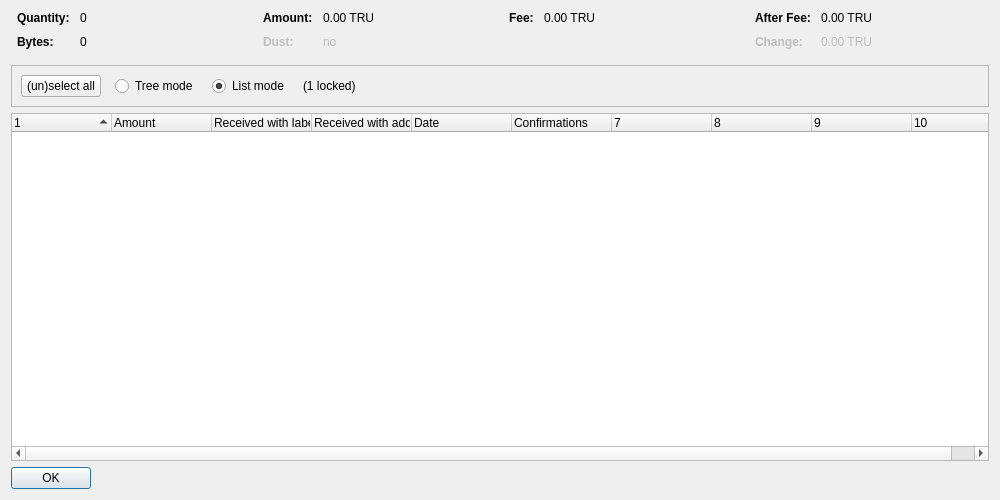
<?xml version="1.0" encoding="UTF-8"?>
<ui version="4.0">
 <class>CoinControlDialog</class>
 <widget class="QDialog" name="CoinControlDialog">
  <property name="geometry">
   <rect>
    <x>0</x>
    <y>0</y>
    <width>1000</width>
    <height>500</height>
   </rect>
  </property>
  <property name="windowTitle">
   <string>Coin Selection</string>
  </property>
  <layout class="QVBoxLayout" name="verticalLayout">
   <item>
    <layout class="QHBoxLayout" name="horizontalLayoutTop" stretch="0,0,0,0">
     <property name="topMargin">
      <number>0</number>
     </property>
     <property name="bottomMargin">
      <number>10</number>
     </property>
     <item>
      <layout class="QFormLayout" name="formLayoutCoinControl1">
       <property name="horizontalSpacing">
        <number>10</number>
       </property>
       <property name="verticalSpacing">
        <number>10</number>
       </property>
       <property name="leftMargin">
        <number>6</number>
       </property>
       <property name="rightMargin">
        <number>6</number>
       </property>
       <item row="0" column="0">
        <widget class="QLabel" name="labelCoinControlQuantityText">
         <property name="font">
          <font>
           <weight>75</weight>
           <bold>true</bold>
          </font>
         </property>
         <property name="text">
          <string>Quantity:</string>
         </property>
        </widget>
       </item>
       <item row="0" column="1">
        <widget class="QLabel" name="labelCoinControlQuantity">
         <property name="cursor">
          <cursorShape>IBeamCursor</cursorShape>
         </property>
         <property name="contextMenuPolicy">
          <enum>Qt::ActionsContextMenu</enum>
         </property>
         <property name="text">
          <string notr="true">0</string>
         </property>
         <property name="textInteractionFlags">
          <set>Qt::LinksAccessibleByMouse|Qt::TextSelectableByKeyboard|Qt::TextSelectableByMouse</set>
         </property>
        </widget>
       </item>
       <item row="1" column="0">
        <widget class="QLabel" name="labelCoinControlBytesText">
         <property name="font">
          <font>
           <weight>75</weight>
           <bold>true</bold>
          </font>
         </property>
         <property name="text">
          <string>Bytes:</string>
         </property>
        </widget>
       </item>
       <item row="1" column="1">
        <widget class="QLabel" name="labelCoinControlBytes">
         <property name="cursor">
          <cursorShape>IBeamCursor</cursorShape>
         </property>
         <property name="contextMenuPolicy">
          <enum>Qt::ActionsContextMenu</enum>
         </property>
         <property name="text">
          <string notr="true">0</string>
         </property>
         <property name="textInteractionFlags">
          <set>Qt::LinksAccessibleByMouse|Qt::TextSelectableByKeyboard|Qt::TextSelectableByMouse</set>
         </property>
        </widget>
       </item>
      </layout>
     </item>
     <item>
      <layout class="QFormLayout" name="formLayoutCoinControl2">
       <property name="horizontalSpacing">
        <number>10</number>
       </property>
       <property name="verticalSpacing">
        <number>10</number>
       </property>
       <property name="leftMargin">
        <number>6</number>
       </property>
       <property name="rightMargin">
        <number>6</number>
       </property>
       <item row="0" column="0">
        <widget class="QLabel" name="labelCoinControlAmountText">
         <property name="font">
          <font>
           <weight>75</weight>
           <bold>true</bold>
          </font>
         </property>
         <property name="text">
          <string>Amount:</string>
         </property>
        </widget>
       </item>
       <item row="0" column="1">
        <widget class="QLabel" name="labelCoinControlAmount">
         <property name="cursor">
          <cursorShape>IBeamCursor</cursorShape>
         </property>
         <property name="contextMenuPolicy">
          <enum>Qt::ActionsContextMenu</enum>
         </property>
         <property name="text">
          <string notr="true">0.00 TRU</string>
         </property>
         <property name="textInteractionFlags">
          <set>Qt::LinksAccessibleByMouse|Qt::TextSelectableByKeyboard|Qt::TextSelectableByMouse</set>
         </property>
        </widget>
       </item>
       <item row="1" column="0">
        <widget class="QLabel" name="labelCoinControlLowOutputText">
         <property name="enabled">
          <bool>false</bool>
         </property>
         <property name="font">
          <font>
           <weight>75</weight>
           <bold>true</bold>
          </font>
         </property>
         <property name="text">
          <string>Dust:</string>
         </property>
        </widget>
       </item>
       <item row="1" column="1">
        <widget class="QLabel" name="labelCoinControlLowOutput">
         <property name="enabled">
          <bool>false</bool>
         </property>
         <property name="cursor">
          <cursorShape>IBeamCursor</cursorShape>
         </property>
         <property name="contextMenuPolicy">
          <enum>Qt::ActionsContextMenu</enum>
         </property>
         <property name="text">
          <string notr="true">no</string>
         </property>
         <property name="textInteractionFlags">
          <set>Qt::LinksAccessibleByMouse|Qt::TextSelectableByKeyboard|Qt::TextSelectableByMouse</set>
         </property>
        </widget>
       </item>
      </layout>
     </item>
     <item>
      <layout class="QFormLayout" name="formLayoutCoinControl3">
       <property name="horizontalSpacing">
        <number>10</number>
       </property>
       <property name="verticalSpacing">
        <number>10</number>
       </property>
       <property name="leftMargin">
        <number>6</number>
       </property>
       <property name="rightMargin">
        <number>6</number>
       </property>
       <item row="0" column="0">
        <widget class="QLabel" name="labelCoinControlFeeText">
         <property name="font">
          <font>
           <weight>75</weight>
           <bold>true</bold>
          </font>
         </property>
         <property name="text">
          <string>Fee:</string>
         </property>
        </widget>
       </item>
       <item row="0" column="1">
        <widget class="QLabel" name="labelCoinControlFee">
         <property name="cursor">
          <cursorShape>IBeamCursor</cursorShape>
         </property>
         <property name="contextMenuPolicy">
          <enum>Qt::ActionsContextMenu</enum>
         </property>
         <property name="text">
          <string notr="true">0.00 TRU</string>
         </property>
         <property name="textInteractionFlags">
          <set>Qt::LinksAccessibleByMouse|Qt::TextSelectableByKeyboard|Qt::TextSelectableByMouse</set>
         </property>
        </widget>
       </item>
      </layout>
     </item>
     <item>
      <layout class="QFormLayout" name="formLayoutCoinControl4">
       <property name="horizontalSpacing">
        <number>10</number>
       </property>
       <property name="verticalSpacing">
        <number>10</number>
       </property>
       <property name="leftMargin">
        <number>6</number>
       </property>
       <property name="rightMargin">
        <number>6</number>
       </property>
       <item row="0" column="0">
        <widget class="QLabel" name="labelCoinControlAfterFeeText">
         <property name="font">
          <font>
           <weight>75</weight>
           <bold>true</bold>
          </font>
         </property>
         <property name="text">
          <string>After Fee:</string>
         </property>
        </widget>
       </item>
       <item row="0" column="1">
        <widget class="QLabel" name="labelCoinControlAfterFee">
         <property name="cursor">
          <cursorShape>IBeamCursor</cursorShape>
         </property>
         <property name="contextMenuPolicy">
          <enum>Qt::ActionsContextMenu</enum>
         </property>
         <property name="text">
          <string notr="true">0.00 TRU</string>
         </property>
         <property name="textInteractionFlags">
          <set>Qt::LinksAccessibleByMouse|Qt::TextSelectableByKeyboard|Qt::TextSelectableByMouse</set>
         </property>
        </widget>
       </item>
       <item row="1" column="0">
        <widget class="QLabel" name="labelCoinControlChangeText">
         <property name="enabled">
          <bool>false</bool>
         </property>
         <property name="font">
          <font>
           <weight>75</weight>
           <bold>true</bold>
          </font>
         </property>
         <property name="text">
          <string>Change:</string>
         </property>
        </widget>
       </item>
       <item row="1" column="1">
        <widget class="QLabel" name="labelCoinControlChange">
         <property name="enabled">
          <bool>false</bool>
         </property>
         <property name="cursor">
          <cursorShape>IBeamCursor</cursorShape>
         </property>
         <property name="contextMenuPolicy">
          <enum>Qt::ActionsContextMenu</enum>
         </property>
         <property name="text">
          <string notr="true">0.00 TRU</string>
         </property>
         <property name="textInteractionFlags">
          <set>Qt::LinksAccessibleByMouse|Qt::TextSelectableByKeyboard|Qt::TextSelectableByMouse</set>
         </property>
        </widget>
       </item>
      </layout>
     </item>
    </layout>
   </item>
   <item>
    <widget class="QFrame" name="frame">
     <property name="minimumSize">
      <size>
       <width>0</width>
       <height>40</height>
      </size>
     </property>
     <property name="frameShape">
      <enum>QFrame::StyledPanel</enum>
     </property>
     <property name="frameShadow">
      <enum>QFrame::Sunken</enum>
     </property>
     <layout class="QHBoxLayout" name="horizontalLayout">
      <item>
       <layout class="QHBoxLayout" name="horizontalLayoutPanel" stretch="0,0,0,0,0">
        <property name="spacing">
         <number>14</number>
        </property>
        <item>
         <widget class="QPushButton" name="pushButtonSelectAll">
          <property name="sizePolicy">
           <sizepolicy hsizetype="Maximum" vsizetype="Fixed">
            <horstretch>0</horstretch>
            <verstretch>0</verstretch>
           </sizepolicy>
          </property>
          <property name="text">
           <string>(un)select all</string>
          </property>
          <property name="autoDefault">
           <bool>false</bool>
          </property>
         </widget>
        </item>
        <item>
         <widget class="QRadioButton" name="radioTreeMode">
          <property name="sizePolicy">
           <sizepolicy hsizetype="Maximum" vsizetype="Fixed">
            <horstretch>0</horstretch>
            <verstretch>0</verstretch>
           </sizepolicy>
          </property>
          <property name="text">
           <string>Tree mode</string>
          </property>
         </widget>
        </item>
        <item>
         <widget class="QRadioButton" name="radioListMode">
          <property name="sizePolicy">
           <sizepolicy hsizetype="Maximum" vsizetype="Fixed">
            <horstretch>0</horstretch>
            <verstretch>0</verstretch>
           </sizepolicy>
          </property>
          <property name="text">
           <string>List mode</string>
          </property>
          <property name="checked">
           <bool>true</bool>
          </property>
         </widget>
        </item>
        <item>
         <widget class="QLabel" name="labelLocked">
          <property name="text">
           <string notr="true">(1 locked)</string>
          </property>
         </widget>
        </item>
        <item>
         <spacer name="horizontalSpacer">
          <property name="orientation">
           <enum>Qt::Horizontal</enum>
          </property>
          <property name="sizeHint" stdset="0">
           <size>
            <width>40</width>
            <height>20</height>
           </size>
          </property>
         </spacer>
        </item>
       </layout>
      </item>
     </layout>
    </widget>
   </item>
   <item>
    <widget class="CoinControlTreeWidget" name="treeWidget">
     <property name="contextMenuPolicy">
      <enum>Qt::CustomContextMenu</enum>
     </property>
     <property name="sortingEnabled">
      <bool>false</bool>
     </property>
     <property name="columnCount">
      <number>10</number>
     </property>
     <attribute name="headerShowSortIndicator" stdset="0">
      <bool>true</bool>
     </attribute>
     <attribute name="headerStretchLastSection">
      <bool>false</bool>
     </attribute>
     <column>
      <property name="text">
       <string/>
      </property>
     </column>
     <column>
      <property name="text">
       <string>Amount</string>
      </property>
     </column>
     <column>
      <property name="text">
       <string>Received with label</string>
      </property>
     </column>
     <column>
      <property name="text">
       <string>Received with address</string>
      </property>
     </column>
     <column>
      <property name="text">
       <string>Date</string>
      </property>
     </column>
     <column>
      <property name="text">
       <string>Confirmations</string>
      </property>
      <property name="toolTip">
       <string>Confirmed</string>
      </property>
     </column>
     <column>
      <property name="text">
       <string/>
      </property>
     </column>
     <column>
      <property name="text">
       <string/>
      </property>
     </column>
     <column>
      <property name="text">
       <string/>
      </property>
     </column>
     <column>
      <property name="text">
       <string/>
      </property>
     </column>
    </widget>
   </item>
   <item>
    <widget class="QDialogButtonBox" name="buttonBox">
     <property name="sizePolicy">
      <sizepolicy hsizetype="Maximum" vsizetype="Fixed">
       <horstretch>0</horstretch>
       <verstretch>0</verstretch>
      </sizepolicy>
     </property>
     <property name="orientation">
      <enum>Qt::Horizontal</enum>
     </property>
     <property name="standardButtons">
      <set>QDialogButtonBox::Ok</set>
     </property>
    </widget>
   </item>
  </layout>
 </widget>
 <customwidgets>
  <customwidget>
   <class>CoinControlTreeWidget</class>
   <extends>QTreeWidget</extends>
   <header>coincontroltreewidget.h</header>
  </customwidget>
 </customwidgets>
 <resources/>
 <connections/>
</ui>
